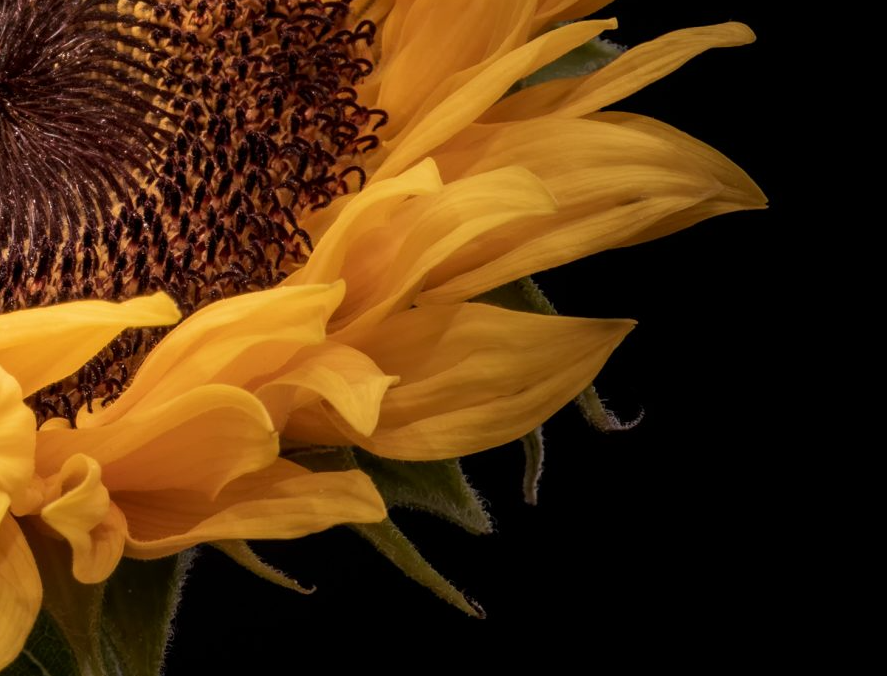
#> input picture sunflower_cpuy.png, 887 x 676 px
$ python artproj.py sunflower_cpuy.png 3
#> lines starting #> are read from the running program, lines starting #| are printed output that depends on the picture
#> in main, img is the input picture: PIL image 887x676 RGBA; mean R, G, B, A 81.2, 48.7, 14.7, 255
from PIL import Image
import sys

def get_brightness(pix):
  R = pix[0]
  G = pix[1]
  B = pix[2]
  return sum([R,G,B])/3 ##0 is dark (black) and 255 is bright (white)

def get_avgs(img, n):
  counts = [0] * 256
  for x in range(img.width):
    for y in range(img.height):
      b = get_brightness(img.getpixel((x,y)))
      counts[int(b)] += 1
  total_pix = img.size[0] * img.size[1]
  print("total pix: ", total_pix)
  bucket = int(total_pix / n)
  print("bucket size: ", bucket)
  boundaries = [0]
  curr = 0
  i = 0
  for j in range(256):
    if curr >= (bucket):
      print("curr: ", curr)
      boundaries.append(j)
      curr = 0
      i += 1
    curr += counts[j]
  boundaries.append(255)
  boundaries.append(257)
  print("sum counts: ", sum(counts))
  return boundaries


def standard(n):
#> called with n = 3
  boundaries = []
  bucket = 255 / n
  for i in range(n):
    boundaries.append(int(bucket * i))
  return boundaries

def mod_img(img, boundaries):
  colors = []
  imgs = []
  buildup = []
  pixels  = [[]] * len(boundaries)
  positions = [[]] * len(boundaries)
  for b in boundaries:
    colors.append((b, b, b))
    im = Image.new("RGBA", img.size, (255, 255, 255))
    im2 = Image.new("RGBA", img.size, (255, 255, 255))
    imgs.append(im)
    buildup.append(im2)
#> after the loop, buildup = 3 items; colors = [(0, 0, 0), (85, 85, 85), (170, 170, 170)]; imgs = 3 items
  total = Image.new("RGBA", img.size, (255, 255, 255))
  for x in range(img.width):
    for y in range(img.height):
      pix = img.getpixel((x,y))
      b = get_brightness(pix)
      for i in range(len(boundaries)):
        if b >= boundaries[i]:
          if i + 1 < len(boundaries) and not  b < boundaries[i + 1]:
            continue
          # [7 lines of commented-out code are left out]
          new_pix = pix
          imgs[i].putpixel((x,y),new_pix)
          for j in range(i, len(buildup)):
            buildup[j].putpixel((x,y),new_pix)
          # pixels[i].append(new_pix)
          # positions[i].append((x,y))
          total.putpixel((x,y), new_pix)
  # [18 lines of commented-out code are left out]
  for im in buildup:
    im.show()
#> this loop made 3 passes
#> pass 1, in mod_img, `im.show()`:
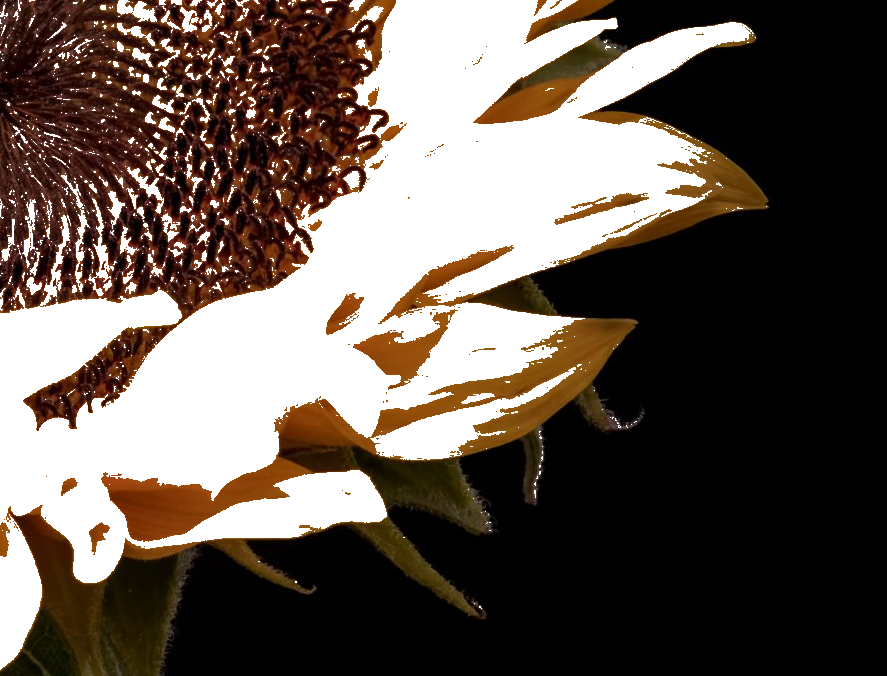
#> shown: PIL image 887x676 RGBA; mean R, G, B, A 100.3, 88.2, 80.2, 255
#> pass 2, in mod_img, `im.show()`:
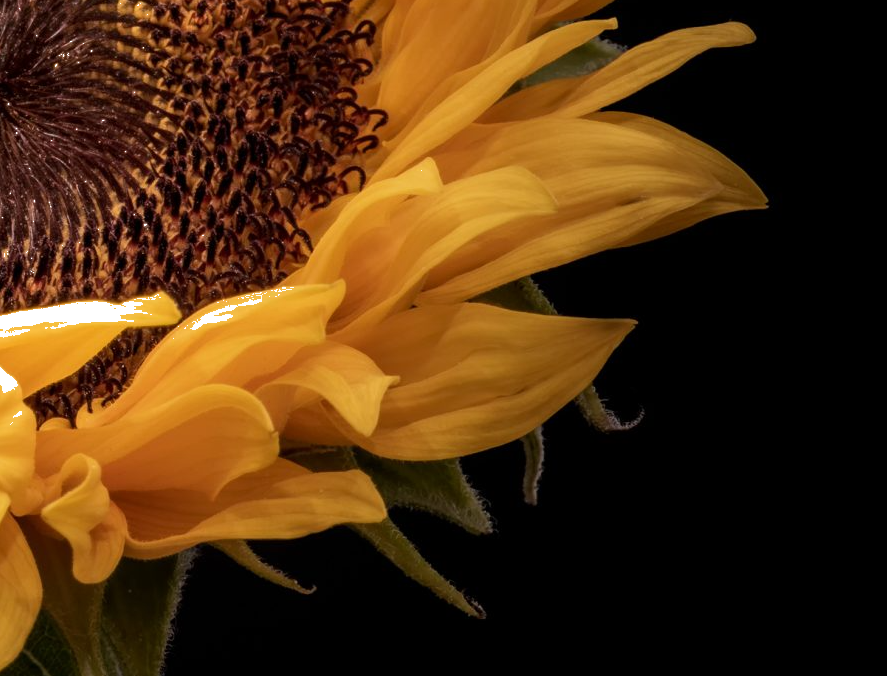
#> shown: PIL image 887x676 RGBA; mean R, G, B, A 81.3, 49, 15.7, 255


def main():
  filename = sys.argv[1]
  n = int(sys.argv[2])
  with Image.open(filename) as img:
    img.load()
    # b = get_avgs(img, 2)
    b = standard(n)
    print(b)
    mod_img(img, b)
    # img.show()

if __name__ == "__main__":
    main()
